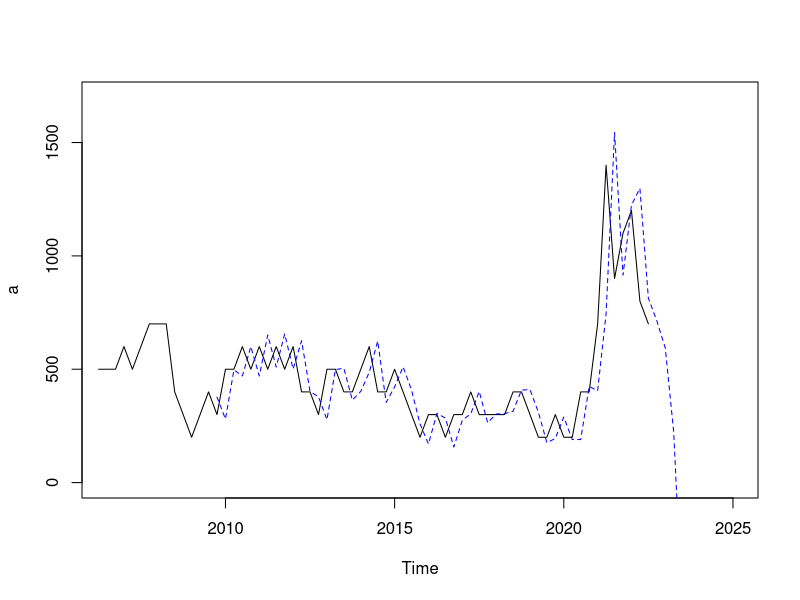
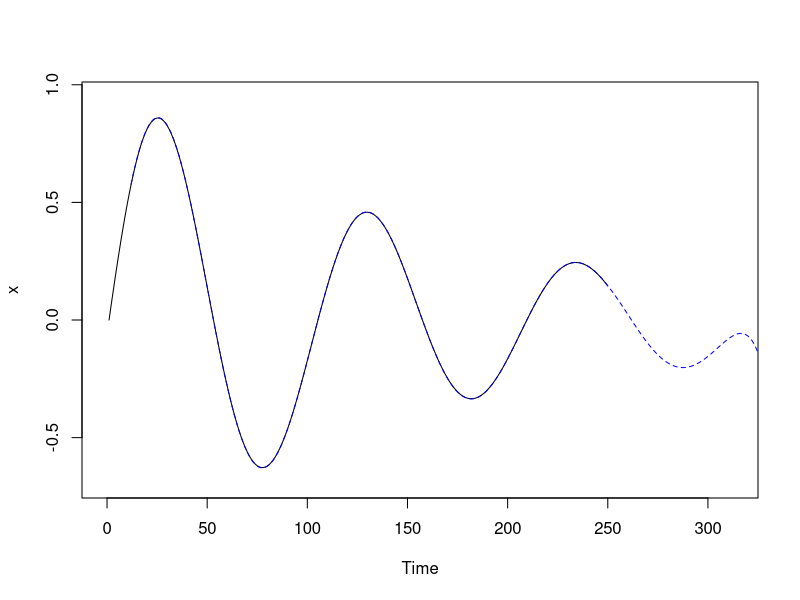
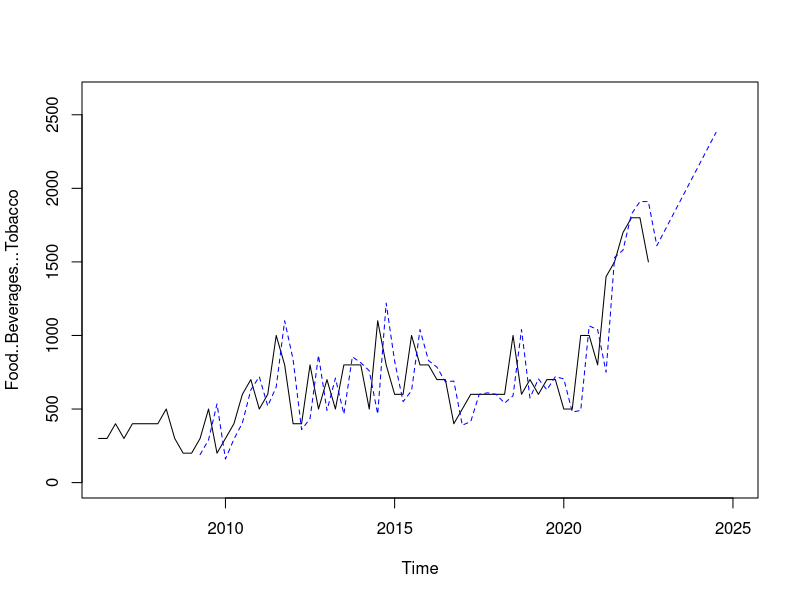
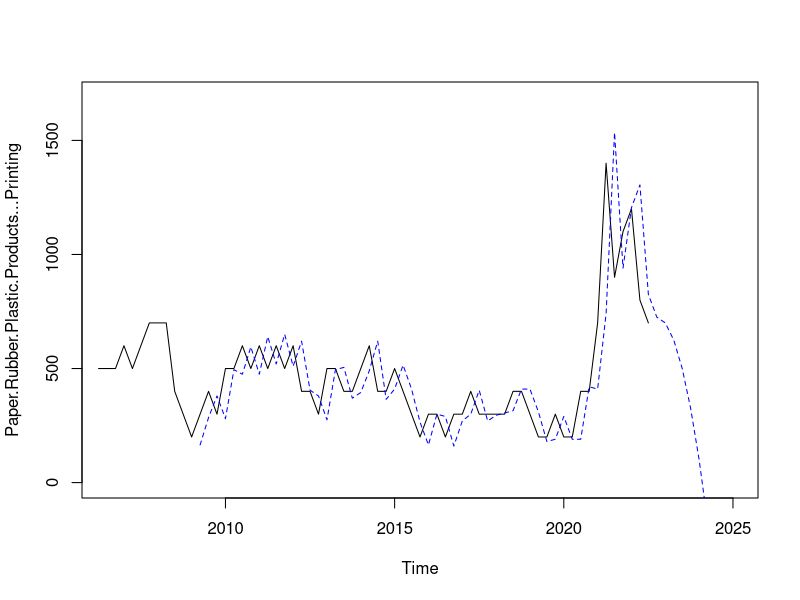
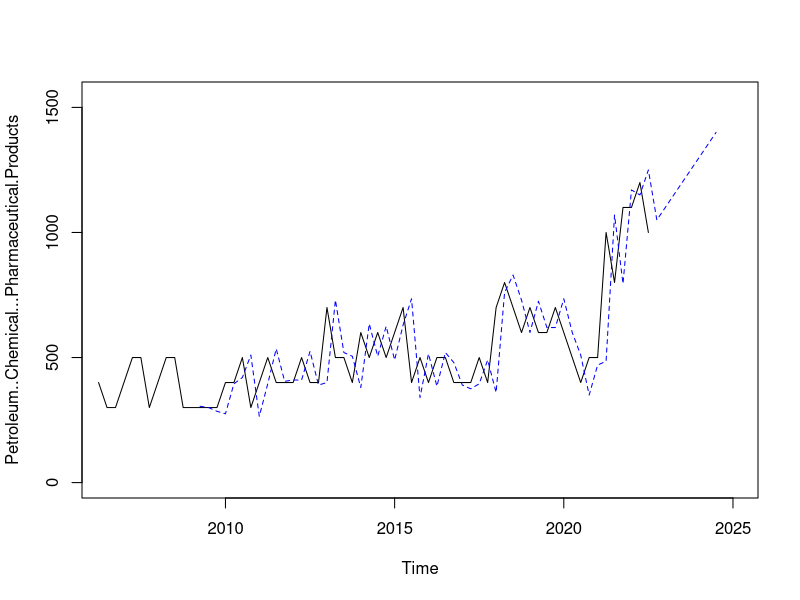
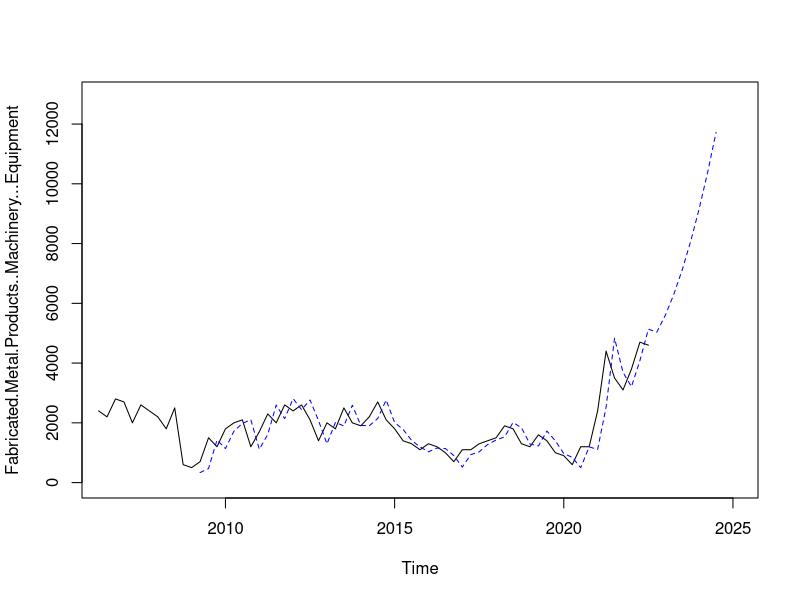
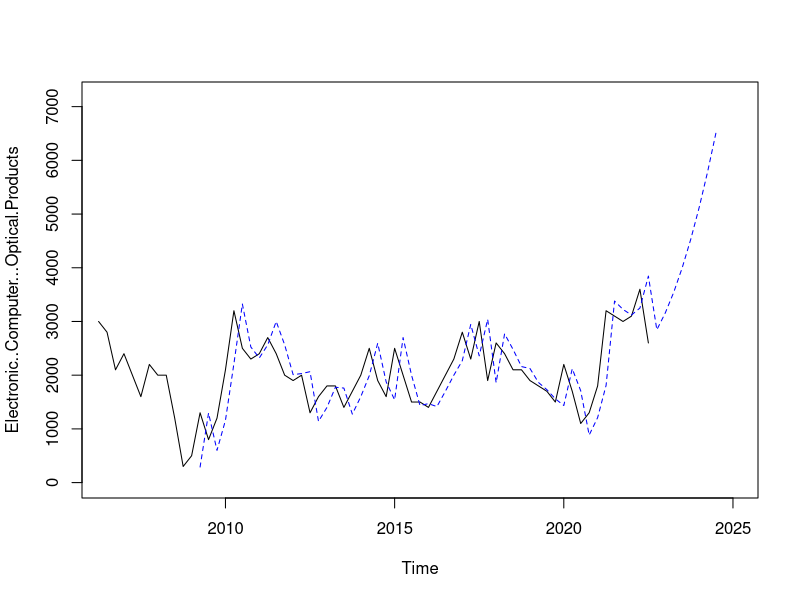
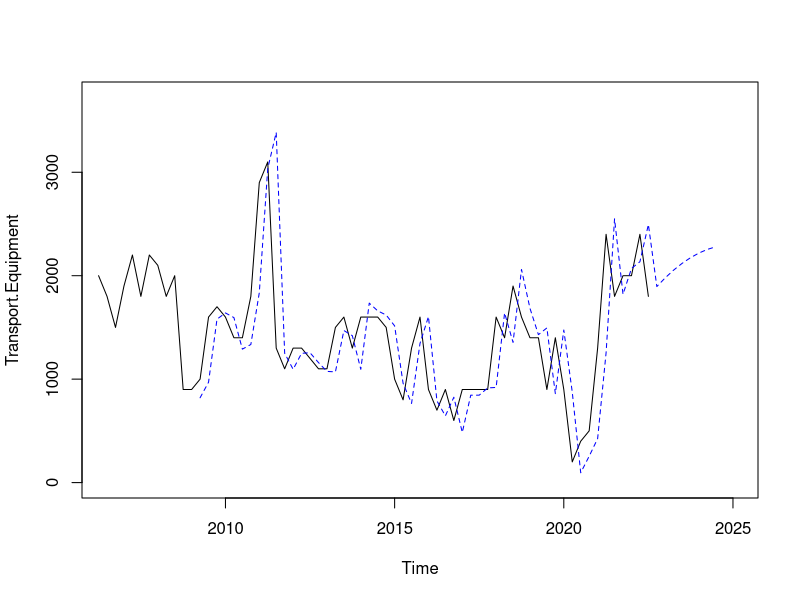

Write the R code that produced these figures, in order.
## ---- chunk 1
library("xts")
library("pracma")

setwd("D:/Work/Projects/bc2407-linkedin/Industry Forecast")

industry.df <- read.csv("Dataset/industry_demand_child_q.csv")
## ---- chunk 2
cols <- colnames(within(industry.df, rm('Time')))
industry.ts <- ts(industry.df, frequency=4, start=c(2006,2))
## ---- chunk 3
TaylorApproximation <- function(v0, derivatives, lookAheadPeriod, stepSize){
  out <- rep(v0, lookAheadPeriod)
  for (lookAhead in 1:lookAheadPeriod){
    count <- 1
    for (derivative in derivatives){
      out[lookAhead] <- out[lookAhead] + (derivative/factorial(count))*((lookAhead*stepSize)^count)
      count <- count + 1
    }
  }
  
  return (out)
}
## ---- chunk 4
TaylorExpansionModelAvg <- function(x, lag, degree, freq, forecastPeriod, stepSize){
  offset <- lag + degree
  inSample <- rep(0, length(x) - offset + forecastPeriod)
  inSample <- ts(inSample, frequency=freq, start=time(x)[offset + 1])
  derivatives <- rep(0, degree)
  
  x_diff <- list()
  
  for (deg in 1:degree){
    x_diff[[deg]] <- diff(x, difference=deg)
  }
  
  for (i in 1:(length(x)-offset)){
    for (j in 1:degree){
      derivatives[j] <- mean(x_diff[[j]][(i+(degree-j)):(i+(degree-j)+lag-1)])/stepSize^j
    }
    
    
    if (i == (length(x)-offset)){
      print(derivatives)
      inSample[i] <- TaylorApproximation(x[i+offset-1], derivatives, 1, stepSize)
      inSample[(i+1):(i+forecastPeriod)] <- TaylorApproximation(x[i+offset], derivatives, forecastPeriod, stepSize)
      print(TaylorApproximation(x[i+offset], derivatives, forecastPeriod, stepSize))
    }
    else{
      inSample[i] <- TaylorApproximation(x[i+offset-1], derivatives, 1, stepSize)
    }
  }
  
  return (inSample)
}
## ---- chunk 5
ExpMean <- function(x, p){
  
}
## ---- chunk 6
TaylorExpansionModelExpAvg <- function(x, lag, degree, freq, forecastPeriod, stepSize){
  offset <- lag + degree
  inSample <- rep(0, length(x) - offset + forecastPeriod)
  inSample <- ts(inSample, frequency=freq, start=time(x)[offset + 1])
  derivatives <- rep(0, degree)
  
  x_diff <- list()
  
  for (deg in 1:degree){
    x_diff[[deg]] <- diff(x, difference=deg)
  }
  
  for (i in 1:(length(x)-offset)){
    for (j in 1:degree){
      derivatives[j] <- mean(x_diff[[j]][(i+(degree-j)):(i+(degree-j)+lag-1)])/stepSize^j
    }
    
    
    if (i == (length(x)-offset)){
      print(derivatives)
      inSample[i] <- TaylorApproximation(x[i+offset-1], derivatives, 1, stepSize)
      inSample[(i+1):(i+forecastPeriod)] <- TaylorApproximation(x[i+offset], derivatives, forecastPeriod, stepSize)
      print(TaylorApproximation(x[i+offset], derivatives, forecastPeriod, stepSize))
    }
    else{
      inSample[i] <- TaylorApproximation(x[i+offset-1], derivatives, 1, stepSize)
    }
  }
  
  return (inSample)
}
## ---- chunk 7
TaylorExpansionModelKalman <- function(x, degree, freq, forecastPeriod, stepSize){
  
}
## ---- chunk 8
x = linspace(0, 20, 20)
y = x^2
y = ts(y, freq=1, start=1)
diff(y, differences = 1)/(x[2] - x[1])
diff(y, differences = 2)/(x[2] - x[1])^2

## ---- chunk 9
x = linspace(0, 1.5, 250)
x = exp(-x)*sin(10*x)
x = ts(x, freq=1, start=1)

a = industry.ts[,3]

pred = TaylorExpansionModelAvg(a, lag=10, degree=4, freq=4, forecastPeriod=8, stepSize=0.25)

plot(a, ylim=c(0, max(pred)*1.1), xlim=c(2006.5, 2025))
lines(pred, lty=2, col='blue')

pred = TaylorExpansionModelAvg(x, lag=1, degree=10, freq=1, forecastPeriod=75, stepSize=(2.5/250))

plot(x, ylim=c(-abs(min(pred)*1.1), max(pred)*1.1), xlim=c(0, length(x)*1.25))
lines(pred, lty=2, col='blue')
## ---- chunk 10
for (col in cols){
  print("Creating model for:")
  print(col)
  tempTS <- ts(industry.df[col], frequency=4, start=c(2006,2))
  pred = TaylorExpansionModelAvg(tempTS, lag=10, degree=2, freq=4, forecastPeriod=8, stepSize=0.25)
  plot(tempTS, ylab=col, ylim=c(0, max(pred)*1.1), xlim=c(2006.5, 2025))
  lines(pred, lty=2, col='blue')
}
